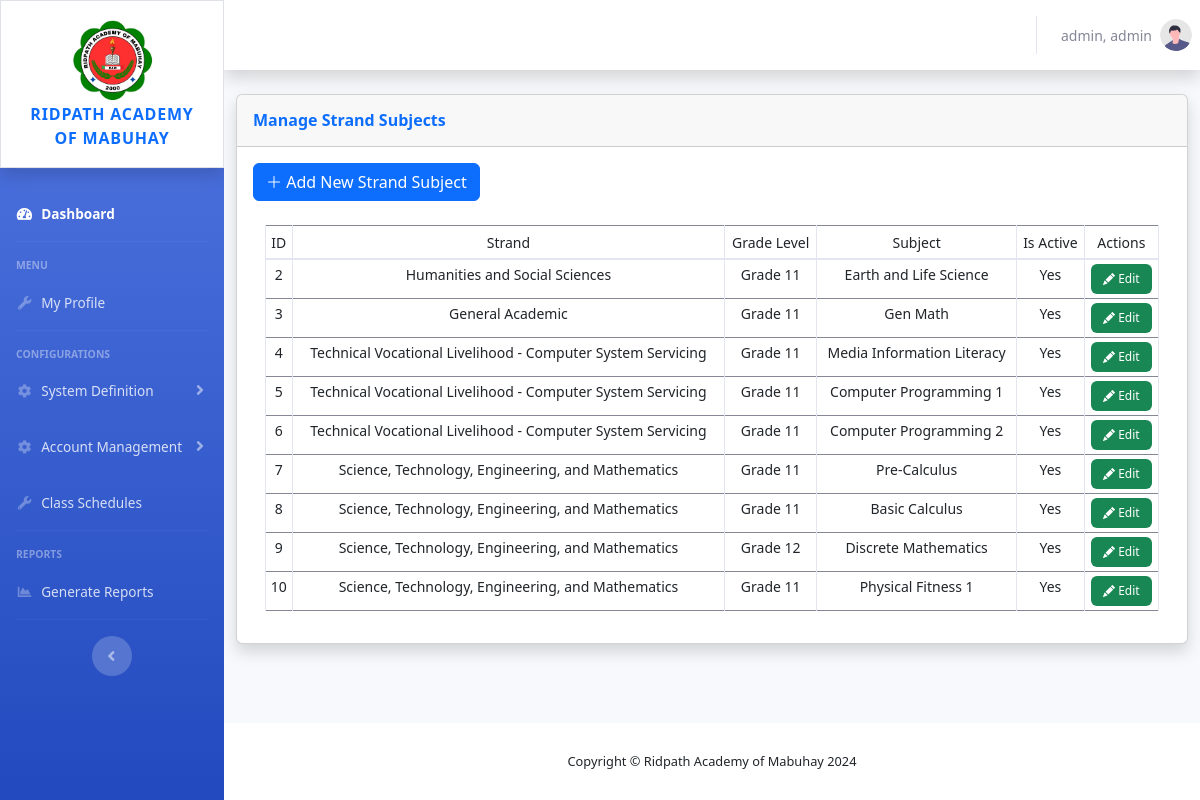
The page /admin/strandsubjects.php (signed in) on the database its author committed.
### tables this page shows
CREATE TABLE `strandsubjects` (
  `strandSubjectID` int(254) NOT NULL,
  `strandID` int(254) NOT NULL,
  `subjectID` int(254) NOT NULL,
  `schoolYearID` int(254) NOT NULL,
  `gradelevel` varchar(5) NOT NULL,
  `isactive` varchar(254) NOT NULL
);

CREATE TABLE `strands` (
  `strandID` int(254) NOT NULL,
  `strandname` varchar(254) NOT NULL,
  `abbreviation` varchar(254) NOT NULL,
  `isactive` varchar(10) NOT NULL
);

CREATE TABLE `subjects` (
  `subjectID` int(254) NOT NULL,
  `pr_subjectID` int(254) NOT NULL,
  `subjectname` varchar(254) NOT NULL,
  `isactive` varchar(10) NOT NULL
);

### admin/strandsubjects.php (the view, shortened to what this page needs)
<?php
    require '../shared/header.php';
?>
                <div class="container-fluid">
                    <div class="row">
                        <div class="col-xl-12 col-lg-12">
                            <div class="card shadow mb-4">
                                <div
                                    class="card-header py-3 d-flex flex-row align-items-center justify-content-between">
                                    <h6 class="m-0 font-weight-bold text-primary">Manage Strand Subjects</h6>
                                </div>
                                <div class="card-body">
                                    <div class="row" id="page-btn-container">
                                        <div class="col-4">
                                        <button class="btn btn-primary" id="page-btn" data-bs-toggle="modal" data-bs-target="#modal-Add"><i class="bi bi-plus-lg"></i> Add New Strand Subject</button>
                                        </div>
                                    </div>
                                    <div class="container">
                                    <div class="table-responsive mt-4">
                                    <table class="table table-hover table-bordered table-sm w-100" id="table">
                                        <thead>
                                        <tr>
                                            <th scope="col" class="text-center" id="th"><small>ID</small></th>
                                            <th scope="col" class="text-center" id="th"><small>Strand</small></th>
                                            <th scope="col" class="text-center" id="th"><small>Grade Level</small></th>
                                            <th scope="col" class="text-center" id="th"><small>Subject</small></th>
                                            <th scope="col" class="text-center" id="th"><small>Is Active</small></th>
                                            <th scope="col" class="text-center" id="th"><small>Actions</small></th>
                                        </tr>
                                        </thead>
                                        <tbody>
                                        <?php
                                        $fetchQuery = "SELECT * FROM strandsubjects ss
                                        LEFT JOIN strands st ON ss.strandID = st.strandID
                                        LEFT JOIN subjects sj ON ss.subjectID = sj.subjectID
                                        ";
                                        $fetchedData = mysqli_query($conn, $fetchQuery);
                                        while($DataArray = mysqli_fetch_assoc($fetchedData)){
                                            $ID = $DataArray['strandSubjectID'];
                                            $strandname = $DataArray['strandname'];
                                            $subjectname = $DataArray['subjectname'];
                                            $gradelevel = $DataArray['gradelevel'];
                                            $status = $DataArray['isactive'];
                                            ?>
                                            <tr>
                                                <td class="text-center" id="td"><?php echo $ID; ?></td>
                                                <td class="text-center" id="td"><?php echo $strandname; ?></td>
                                                <td class="text-center" id="td">
                                                    <?php
                                                    if ($gradelevel == '11') {
                                                        echo 'Grade 11';
                                                    }
                                                    else if ($gradelevel == '12'){
                                                        echo 'Grade 12';
                                                    }
                                                    else {
                                                        echo 'Undefined';
                                                    }
                                                    ?>
                                                 </td>
                                                <td class="text-center" id="td"><?php echo $subjectname; ?></td>
                                                <td class="text-center" id="td"><?php echo $status; ?></td>
                                                <td class="text-center" id="td">
                                                    <button class="btn btn-success border-0" title="Edit" id="table-button"
                                                            data-bs-toggle="modal"
                                                            data-bs-target="#modal-Edit"
                                                            data-bs-ID="<?php echo $ID;?>"
                                                            >
                                                            <i class="bi bi-pencil-fill" id="table-btn-icon"></i> <span id="tablebutton-text">Edit</span>
                                                    </button>
                                                </td>
                                            </tr>
                                            <?php
                                        }
                                        ?>
                                        </tbody>
                                    </table>
                                    </div>
                                    </div>
                                </div>
                            </div>
                        </div>
                    </div>
                </div>
            </div>
<?php
    require '../shared/footer.php';
?>

### css/style.css (style rules this page uses)
td { font-size: 14px; }
#table-button { font-size: 12px; }

### rows shown on the page
strandsubjects: strandSubjectID "2", strandID.strandname "Humanities and Social Sciences", gradelevel "Grade 11", subjectID.subjectname "Earth and Life Science", subjectID.isactive "Yes"
strandsubjects: strandSubjectID "3", strandID.strandname "General Academic", gradelevel "Grade 11", subjectID.subjectname "Gen Math", subjectID.isactive "Yes"
strandsubjects: strandSubjectID "4", strandID.strandname "Technical Vocational Livelihood - Computer System Servicing", gradelevel "Grade 11", subjectID.subjectname "Media Information Literacy", subjectID.isactive "Yes"
strandsubjects: strandSubjectID "5", strandID.strandname "Technical Vocational Livelihood - Computer System Servicing", gradelevel "Grade 11", subjectID.subjectname "Computer Programming 1", subjectID.isactive "Yes"
strandsubjects: strandSubjectID "6", strandID.strandname "Technical Vocational Livelihood - Computer System Servicing", gradelevel "Grade 11", subjectID.subjectname "Computer Programming 2", subjectID.isactive "Yes"
strandsubjects: strandSubjectID "7", strandID.strandname "Science, Technology, Engineering, and Mathematics", gradelevel "Grade 11", subjectID.subjectname "Pre-Calculus", subjectID.isactive "Yes"
strandsubjects: strandSubjectID "8", strandID.strandname "Science, Technology, Engineering, and Mathematics", gradelevel "Grade 11", subjectID.subjectname "Basic Calculus", subjectID.isactive "Yes"
strandsubjects: strandSubjectID "9", strandID.strandname "Science, Technology, Engineering, and Mathematics", gradelevel "Grade 12", subjectID.subjectname "Discrete Mathematics", subjectID.isactive "Yes"
strandsubjects: strandSubjectID "10", strandID.strandname "Science, Technology, Engineering, and Mathematics", gradelevel "Grade 11", subjectID.subjectname "Physical Fitness 1", subjectID.isactive "Yes"

### other values the page prints
$_SESSION['logged_username'] "admin, admin"
